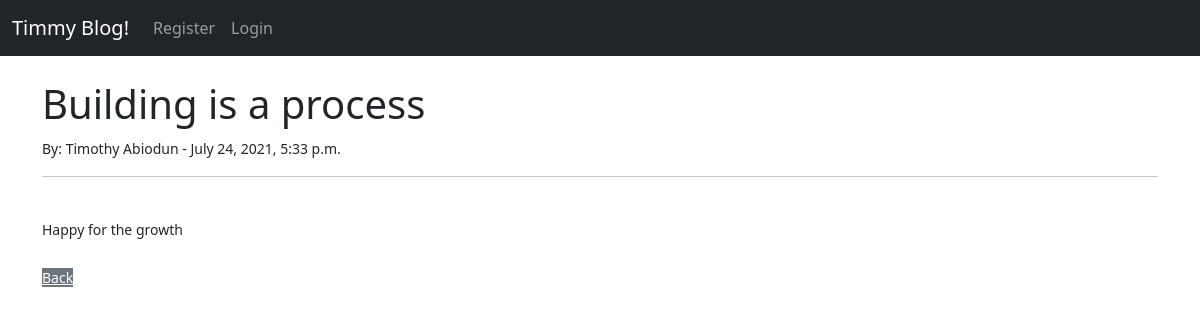
Page /article/6 on the committed database.
### timmyBlog/models.py (models this page shows, shortened)
class Post(models.Model):
    title = models.CharField(max_length=255)
    title_tag = models.CharField(max_length=255)
    author = models.ForeignKey(User, on_delete=models.CASCADE)
    body = models.TextField()
    post_date = models.DateField(auto_now_add=True)
    post_time = models.TimeField(auto_now_add=True)

### timmyBlog/views.py (the view)
# urls.py: path('article/<int:pk>', ArticleDetailPage.as_view(), name="article-detail"),
class ArticleDetailPage(DetailView):
    model = Post
    template_name = 'article_details.html'

### timmyBlog/templates/article_details.html (shortened to what this page needs)
{% extends 'base.html' %}
{% block content %}
<h1>{{ post.title }}</h1>
<small>By: {{ post.author.first_name }}
    {{ post.author.last_name}} -
    {{ post.post_date }}, {{ post.post_time }}
    <br>
<hr>
<br>
{{ post.body }}
<br/><br/>
<a href="{% url 'home' %}" class="class=btn btn-secondary">Back</a>
{% endblock %}

### rows in the picture
Post: title "Building is a process", author.first_name "Timothy", author.last_name "Abiodun", post_date "July 24, 2021", post_time "5:33 p.m.", body "Happy for the growth"
